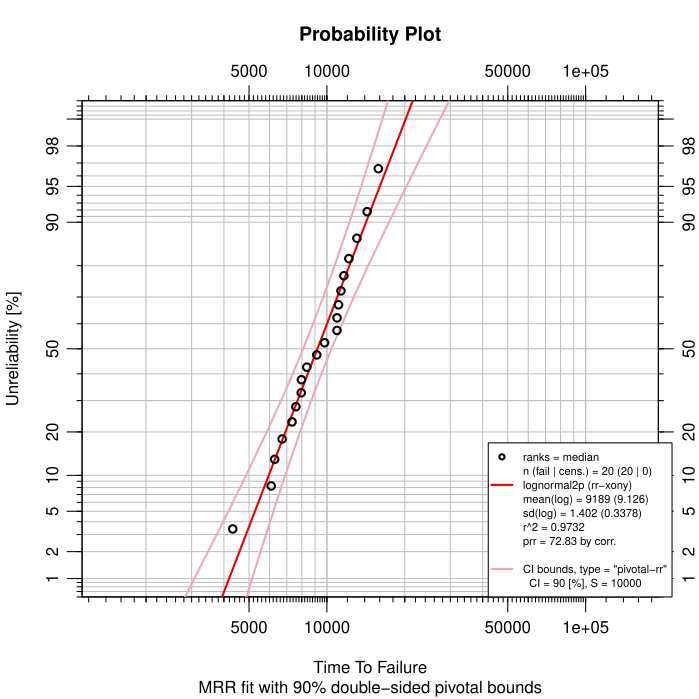

Write the R code that produced this figure.
# The gears data for Figure 1 was obtained from the smithdat folder on SuperSMITH installation.
# This figure is simply demonstrating the simplicity of producing a Quick Fit plot

gears<-c(4325.816,  6089.124,  6281.571,  6713.278,  7329.370,  
	7586.772,  7956.710, 7971.265,  8361.412,  9136.757,  9794.200,
	10939.030, 10942.620, 11090.460, 11329.730, 11635.250, 12160.140,
	13057.690, 14307.810, 15801.410)

MRRln2p(gears,T,T)
